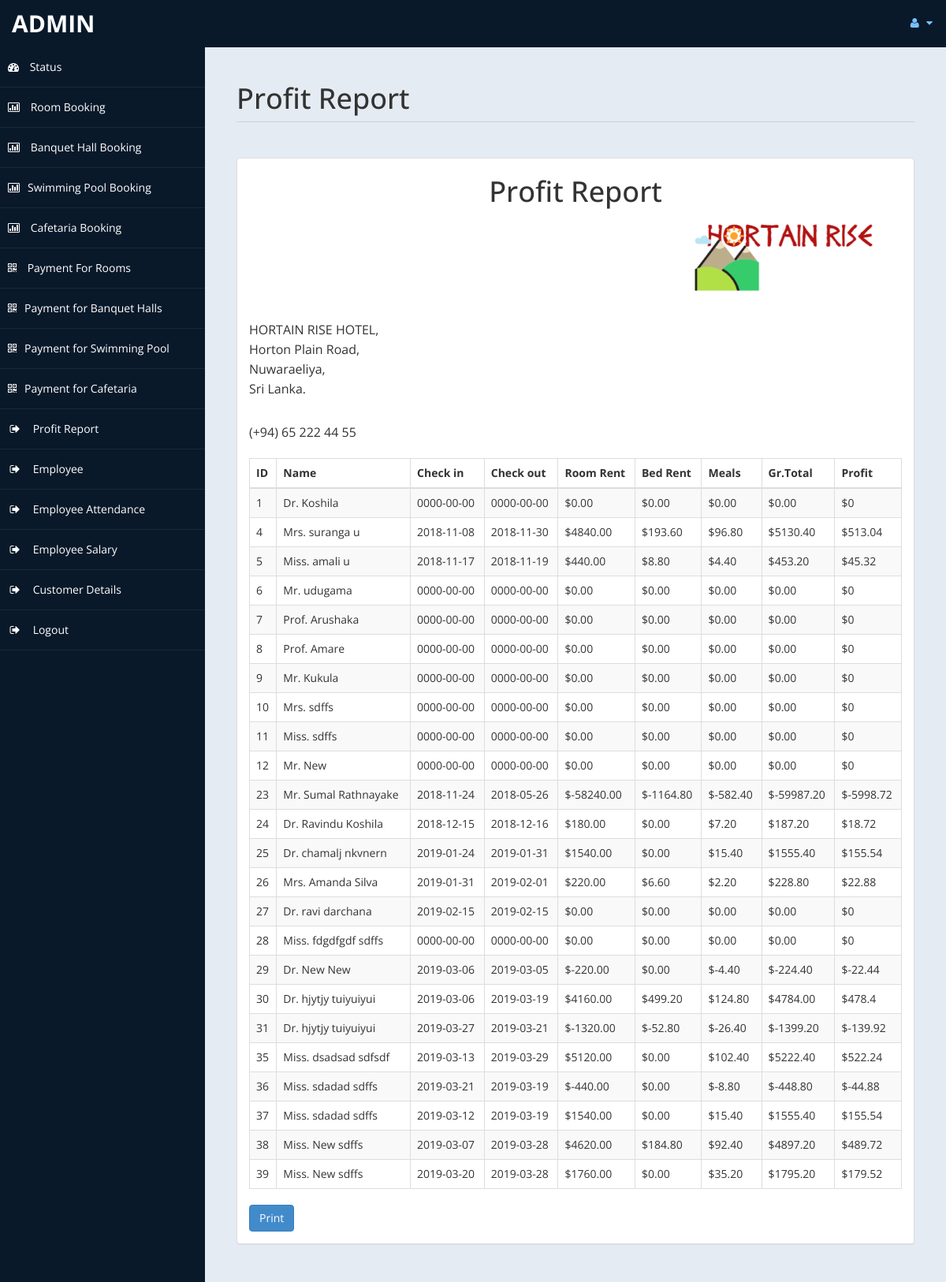
/admin/profit_rep.php (signed in), run on the app's committed database.
### tables this page shows
CREATE TABLE `payment` (
  `id` int(11) NOT NULL,
  `title` varchar(5) DEFAULT NULL,
  `fname` varchar(30) DEFAULT NULL,
  `lname` varchar(30) DEFAULT NULL,
  `troom` varchar(30) DEFAULT NULL,
  `tbed` varchar(30) DEFAULT NULL,
  `nroom` int(11) DEFAULT NULL,
  `cin` date DEFAULT NULL,
  `cout` date DEFAULT NULL,
  `ttot` double(8,2) DEFAULT NULL,
  `fintot` double(8,2) DEFAULT NULL,
  `mepr` double(8,2) DEFAULT NULL,
  `meal` varchar(30) DEFAULT NULL,
  `btot` double(8,2) DEFAULT NULL,
  `noofdays` int(11) DEFAULT NULL
);

### admin/profit_rep.php (the view, shortened to what this page needs)
<!DOCTYPE html>
<html xmlns="http://www.w3.org/1999/xhtml">
    <head>
        <link href="assets/css/bootstrap.css" rel="stylesheet" />
        <link href="assets/css/font-awesome.css" rel="stylesheet" />
        <link rel="stylesheet" href="assets/css/morris.css">
            <link href="assets/css/custom-styles.css" rel="stylesheet" />
            <link href="assets/js/dataTables/dataTables.bootstrap.css" rel="stylesheet" />
    </head>
    <body>
        <div id="wrapper">
            <nav class="navbar navbar-default top-navbar" role="navigation">
                <div class="navbar-header">
                    <a class="navbar-brand" href="home.php"><?php echo $_SESSION["user"]; ?> </a>
                </div>
                <ul class="nav navbar-top-links navbar-right">
                    <li class="dropdown">
                        <a class="dropdown-toggle" data-toggle="dropdown" href="#" aria-expanded="false">
                            <i class="fa fa-user fa-fw"></i> <i class="fa fa-caret-down"></i>
                        </a>
                    </li>
                </ul>
            </nav>
            <?php include('includes/sidebar.php'); ?>
            <div id="page-wrapper" >
                <div id="page-inner">
                    <div class="row">
                        <div class="col-md-12">
                            <h1 class="page-header">
                                Profit Report<small> </small>
                            </h1>
                        </div>
                    </div>
                    <div class="row">
                                        <div class="col-md-12">
                                            <div class="panel panel-default">
                                                <div class="panel-body">
                                                    <div id="print" class="table-responsive">
                                                        <table class="table table-striped table-bordered table-hover">
                                                            <thead>
                                                                <tr>
                                                                    <th>ID</th>
                                                                    <th>Name</th>
                                                                    <th>Check in</th>
                                                                    <th>Check out</th>
                                                                    <th>Room Rent</th>
                                                                    <th>Bed Rent</th>
                                                                    <th>Meals </th>
                                                                    <th>Gr.Total</th>
                                                                    <th>Profit</th>
                                                                </tr>
                                                            </thead>
                                                            <tbody>
<?php
$sql = "select * from payment";
$re = mysqli_query($con, $sql);
while ($row = mysqli_fetch_array($re)) {
    $id = $row['id'];
    if ($id % 2 == 1) {
        echo"<tr class='gradeC'>
													<td>" . $row['id'] . " </td>
													<td>" . $row['title'] . " " . $row['fname'] . " " . $row['lname'] . "</td>
													<td>" . $row['cin'] . "</td>
													<td>" . $row['cout'] . "</td>
													<td>$" . $row['ttot'] . "</td>
													<td>$" . $row['mepr'] . "</td>
													<td>$" . $row['btot'] . "</td>
													<td>$" . $row['fintot'] . "</td>
													<td>$" . $row['fintot'] * 10 / 100 . "</td>
													</tr>";
    } else {
        echo"<tr class='gradeU'>
													<td>" . $row['id'] . " </td>
													<td>" . $row['title'] . " " . $row['fname'] . " " . $row['lname'] . "</td>
													<td>" . $row['cin'] . "</td>
													<td>" . $row['cout'] . "</td>
													<td>$" . $row['ttot'] . "</td>
													<td>$" . $row['mepr'] . "</td>
													<td>$" . $row['btot'] . "</td>
													<td>$" . $row['fintot'] . "</td>
													<td>$" . $row['fintot'] * 10 / 100 . "</td>
													</tr>";
    }
}
?>
                <header>
                    <h1><center>Profit Report</center></h1>
                    <p align="right"><span><img alt="" src="assets/img/hortain.png">
                        </span></p>
                    <address >
				<p>HORTAIN RISE HOTEL,<br>Horton Plain Road,<br>Nuwaraeliya,<br>Sri Lanka.</p>
				<p>(+94) 65 222 44 55</p>
			</address>
		</header>
                                                            </tbody>
                                                        </table>
                                                    </div>
                                                    <input type="button" onclick="printel()" name="add" value="Print" class="btn btn-primary">
                                                </div>
                                            </div>
                                        </div>
                                        </div>
                                        </div>
                                        </div>
                                        </div>
                                        </body>
                                        </html>

### admin/assets/css/custom-styles.css (style rules this page uses)
body { font-family: 'Open Sans', sans-serif; }
#wrapper { width: 100%; background:#09192A; }
#page-wrapper { padding: 15px 15px; min-height: 600px; background:#E5EBF2; }
#page-inner { width:100%; margin:10px 20px 10px 0px; background-color:transparent; padding:10px; min-height:1200px; }
h1, .h1, h2, .h2, h3, .h3 { margin-top: 7px; margin-bottom: -5px; }
p { font-size:16px; line-height:25px; padding-top:20px; }
.page-header { padding-bottom: 9px; margin: 10px 0 45px; border-bottom: 1px solid #C7D1DD; }
.top-navbar { margin:0px; }
.top-navbar .navbar-brand { color: #fff; width: 260px; text-align: left; height: 60px; font-size: 30px; font-weight: 700; text-transform: uppercase; line-height: 30px; }
.top-navbar .nav > li { position: relative; display: inline-block; }
.top-navbar .nav > li > a { position: relative; display: block; padding: 19px 15px; color: #77C0FD; }
.top-navbar { background:#09192A; border-bottom:none; }
.top-navbar .nav > li > a > i { margin-right: 2px; }
.navbar-default { border:0px solid black; }
.navbar-header { background: #09192A; }
.nav > li > a > i { margin-right:10px; }
@media (min-width:768px) { #page-wrapper { margin: 0 0 0 260px; padding: 15px 30px; min-height: 1200px; } }
@media (min-width:768px) { .navbar { border-radius: 0px; } }

### data on the page
payment: id "1", title "Dr.", lname "Koshila", cin "0000-00-00", cout "0000-00-00", ttot "0.00", mepr "0.00", btot "0.00", fintot "0.00", $row['fintot']*10/100 "0"
payment: id "4", title "Mrs.", fname "suranga", lname "u", cin "2018-11-08", cout "2018-11-30", ttot "4840.00", mepr "193.60", btot "96.80", fintot "5130.40", $row['fintot']*10/100 "513.04"
payment: id "5", title "Miss.", fname "amali", lname "u", cin "2018-11-17", cout "2018-11-19", ttot "440.00", mepr "8.80", btot "4.40", fintot "453.20", $row['fintot']*10/100 "45.32"
payment: id "6", title "Mr.", lname "udugama", cin "0000-00-00", cout "0000-00-00", ttot "0.00", mepr "0.00", btot "0.00", fintot "0.00", $row['fintot']*10/100 "0"
payment: id "7", title "Prof.", lname "Arushaka", cin "0000-00-00", cout "0000-00-00", ttot "0.00", mepr "0.00", btot "0.00", fintot "0.00", $row['fintot']*10/100 "0"
payment: id "8", title "Prof.", lname "Amare", cin "0000-00-00", cout "0000-00-00", ttot "0.00", mepr "0.00", btot "0.00", fintot "0.00", $row['fintot']*10/100 "0"
payment: id "9", title "Mr.", lname "Kukula", cin "0000-00-00", cout "0000-00-00", ttot "0.00", mepr "0.00", btot "0.00", fintot "0.00", $row['fintot']*10/100 "0"
payment: id "10", title "Mrs.", lname "sdffs", cin "0000-00-00", cout "0000-00-00", ttot "0.00", mepr "0.00", btot "0.00", fintot "0.00", $row['fintot']*10/100 "0"
payment: id "11", title "Miss.", lname "sdffs", cin "0000-00-00", cout "0000-00-00", ttot "0.00", mepr "0.00", btot "0.00", fintot "0.00", $row['fintot']*10/100 "0"
payment: id "12", title "Mr.", lname "New", cin "0000-00-00", cout "0000-00-00", ttot "0.00", mepr "0.00", btot "0.00", fintot "0.00", $row['fintot']*10/100 "0"
payment: id "23", title "Mr.", fname "Sumal", lname "Rathnayake", cin "2018-11-24", cout "2018-05-26", ttot "-58240.00", mepr "-1164.80", btot "-582.40", fintot "-59987.20", $row['fintot']*10/100 "-5998.72"
payment: id "24", title "Dr.", fname "Ravindu", lname "Koshila", cin "2018-12-15", cout "2018-12-16", ttot "180.00", mepr "0.00", btot "7.20", fintot "187.20", $row['fintot']*10/100 "18.72"
payment: id "25", title "Dr.", fname "chamalj", lname "nkvnern", cin "2019-01-24", cout "2019-01-31", ttot "1540.00", mepr "0.00", btot "15.40", fintot "1555.40", $row['fintot']*10/100 "155.54"
payment: id "26", title "Mrs.", fname "Amanda", lname "Silva", cin "2019-01-31", cout "2019-02-01", ttot "220.00", mepr "6.60", btot "2.20", fintot "228.80", $row['fintot']*10/100 "22.88"
payment: id "27", title "Dr.", fname "ravi", lname "darchana", cin "2019-02-15", cout "2019-02-15", ttot "0.00", mepr "0.00", btot "0.00", fintot "0.00", $row['fintot']*10/100 "0"
payment: id "28", title "Miss.", fname "fdgdfgdf", lname "sdffs", cin "0000-00-00", cout "0000-00-00", ttot "0.00", mepr "0.00", btot "0.00", fintot "0.00", $row['fintot']*10/100 "0"
payment: id "29", title "Dr.", fname "New", lname "New", cin "2019-03-06", cout "2019-03-05", ttot "-220.00", mepr "0.00", btot "-4.40", fintot "-224.40", $row['fintot']*10/100 "-22.44"
payment: id "30", title "Dr.", fname "hjytjy", lname "tuiyuiyui", cin "2019-03-06", cout "2019-03-19", ttot "4160.00", mepr "499.20", btot "124.80", fintot "4784.00", $row['fintot']*10/100 "478.4"
payment: id "31", title "Dr.", fname "hjytjy", lname "tuiyuiyui", cin "2019-03-27", cout "2019-03-21", ttot "-1320.00", mepr "-52.80", btot "-26.40", fintot "-1399.20", $row['fintot']*10/100 "-139.92"
payment: id "35", title "Miss.", fname "dsadsad", lname "sdfsdf", cin "2019-03-13", cout "2019-03-29", ttot "5120.00", mepr "0.00", btot "102.40", fintot "5222.40", $row['fintot']*10/100 "522.24"
payment: id "36", title "Miss.", fname "sdadad", lname "sdffs", cin "2019-03-21", cout "2019-03-19", ttot "-440.00", mepr "0.00", btot "-8.80", fintot "-448.80", $row['fintot']*10/100 "-44.88"
payment: id "37", title "Miss.", fname "sdadad", lname "sdffs", cin "2019-03-12", cout "2019-03-19", ttot "1540.00", mepr "0.00", btot "15.40", fintot "1555.40", $row['fintot']*10/100 "155.54"
payment: id "38", title "Miss.", fname "New", lname "sdffs", cin "2019-03-07", cout "2019-03-28", ttot "4620.00", mepr "184.80", btot "92.40", fintot "4897.20", $row['fintot']*10/100 "489.72"
payment: id "39", title "Miss.", fname "New", lname "sdffs", cin "2019-03-20", cout "2019-03-28", ttot "1760.00", mepr "0.00", btot "35.20", fintot "1795.20", $row['fintot']*10/100 "179.52"

### other printed values
$_SESSION["user"] "ADMIN"
